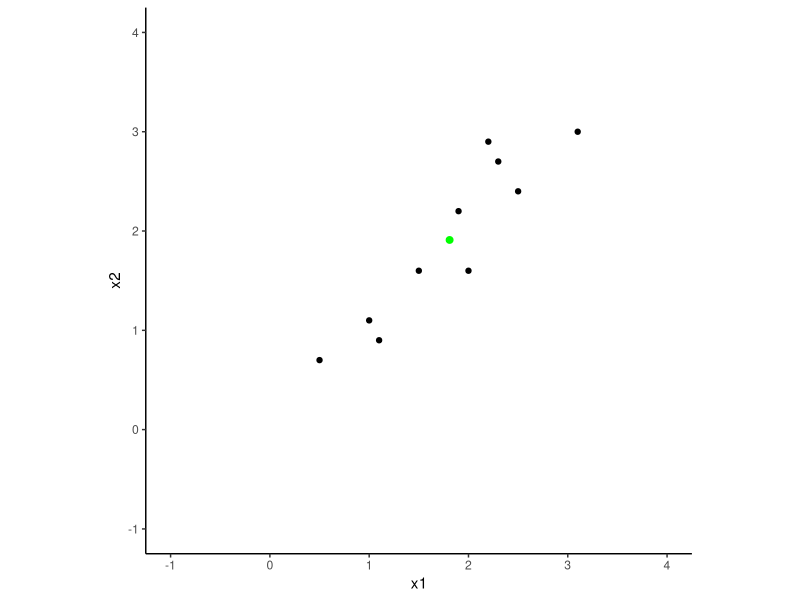
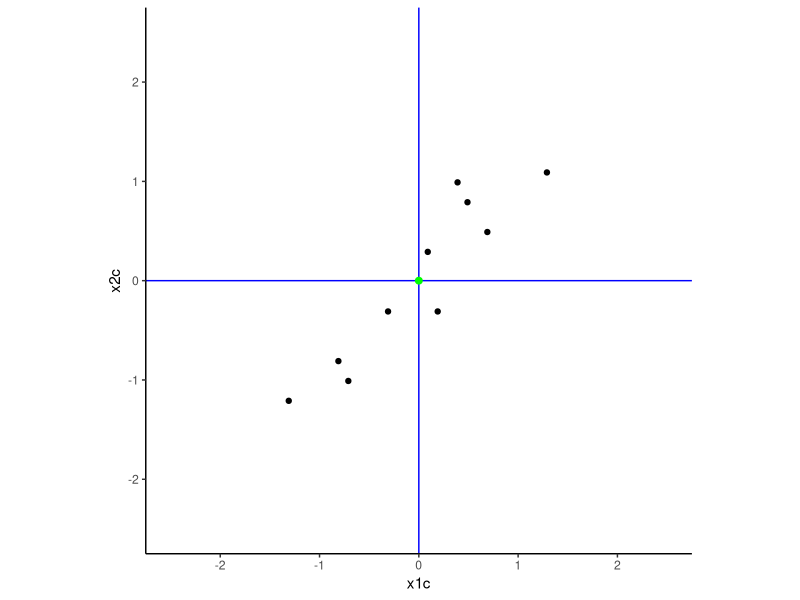
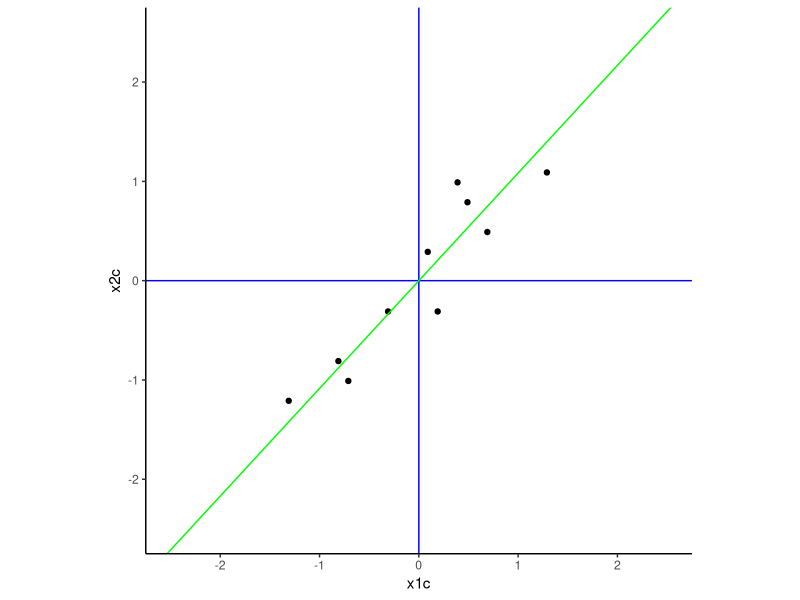
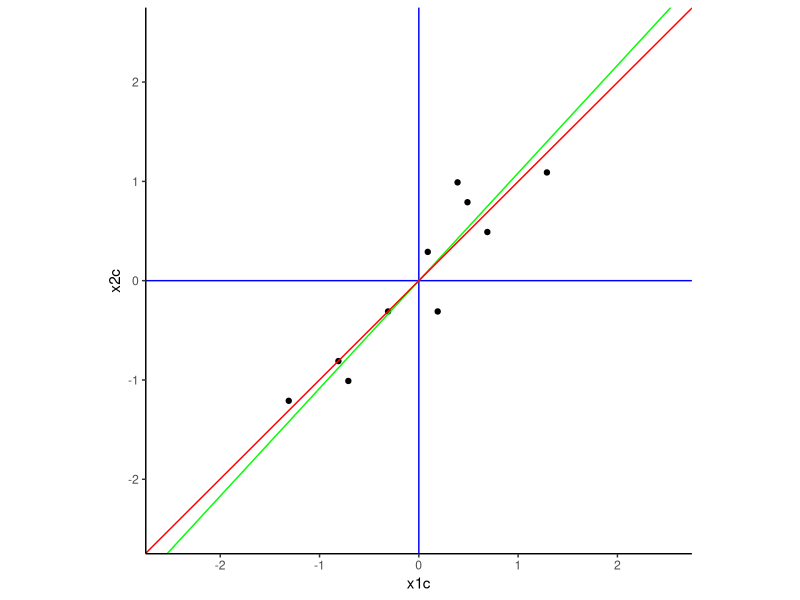
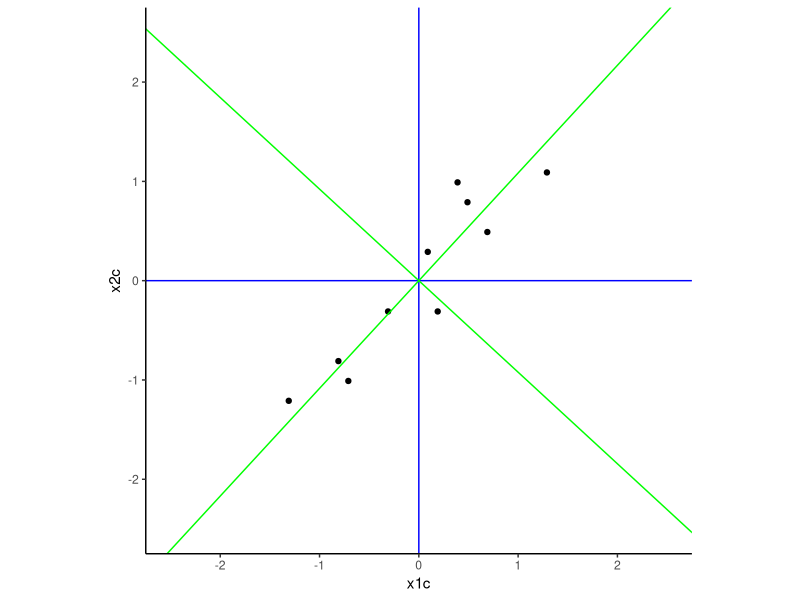
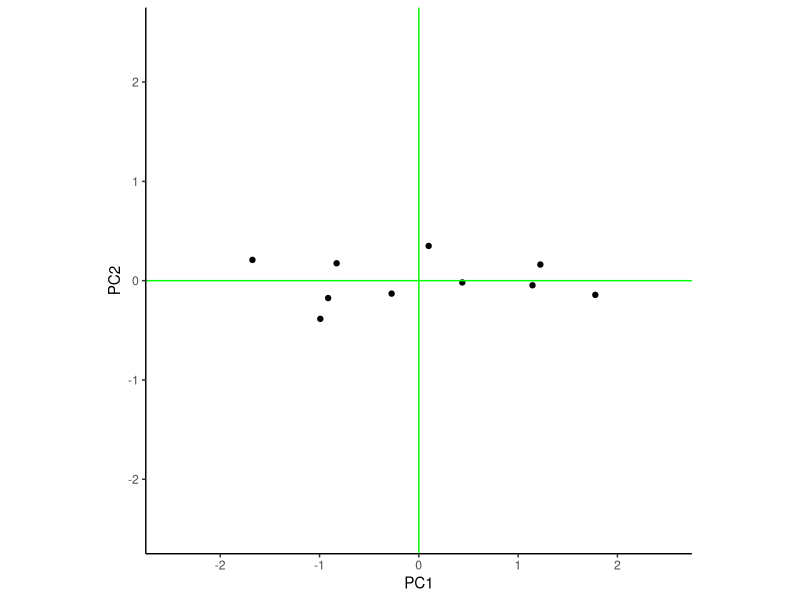

Generate these figures, in order, with R:
## ---- chunk 1
library(tidyverse)
d <- tibble(x1 = c(2.5, 0.5, 2.2, 1.9, 3.1, 2.3, 2.0, 1.0, 1.5, 1.1),
            x2 = c(2.4, 0.7, 2.9, 2.2, 3.0, 2.7, 1.6, 1.1, 1.6, 0.9))
d |> print()
## ---- chunk 2
theme_set(theme_classic())
d |> ggplot(aes(x = x1, y = x2)) +
  geom_point() +
  geom_point(data = tibble(x1=mean(d$x1), x2 = mean(d$x2)), 
             size = 2, color = "green") +
  xlim(-1,4) +
  ylim(-1,4) +
  coord_fixed()


## ---- chunk 3
d <- d |> 
  mutate(x1c = x1 - mean(x1), x2c = x2 - mean(x2))

d |> ggplot(aes(x = x1c, y = x2c)) +
  geom_point() +
  geom_hline(yintercept = 0, color = "blue") +
  geom_vline(xintercept = 0, color = "blue") +
  geom_point(data = tibble(x1c=mean(d$x1c), x2c = mean(d$x2c)), 
             size = 2, color = "green") +
  xlim(-2.5, 2.5) +
  ylim(-2.5, 2.5) +
  coord_fixed()
## ---- chunk 4
#| include: false

# base plot to draw on
plot <- d |> ggplot(aes(x = x1c, y = x2c)) +
  geom_point() +
  geom_hline(yintercept = 0, color = "blue") +
  geom_vline(xintercept = 0, color = "blue") +
  xlim(-2.5, 2.5) +
  ylim(-2.5, 2.5) +
  coord_fixed() 

ei <- d |> 
  select(x1c, x2c) |>
  cov() |> 
  eigen(symmetric = TRUE)

plot +
  geom_abline(slope = ei$vectors[2,1]/ei$vectors[1,1], 
              intercept = 0, 
              color = "green")
## ---- chunk 5
#| include: false

m <- lm(x2c ~ x1c, data = d)

plot +
  geom_abline(slope = ei$vectors[2,1]/ei$vectors[1,1], 
              intercept = 0, 
              color = "green") +
  geom_abline(slope = m$coefficients[2],
              intercept = m$coefficients[1],
              color = "red")
## ---- chunk 6
#| include: false
plot +
  geom_abline(slope = ei$vectors[2,1]/ei$vectors[1,1], 
              intercept = 0, color = "green") +
  geom_abline(slope = ei$vectors[2,2]/ei$vectors[1,2], 
              intercept = 0, color = "green") + 
  coord_fixed()
## ---- chunk 7
#| include: false

pca <- prcomp(d |> select(x1, x2))

pca$x |> ggplot(aes(x = PC1, y = PC2)) +
  geom_point() +
  geom_hline(yintercept = 0, color = "green") +
  geom_vline(xintercept = 0, color = "green") +
  xlim(-2.5, 2.5) +
  ylim(-2.5, 2.5) +
  coord_fixed() 
## ---- chunk 8
ei <- d |> 
  select(x1c, x2c) |>
  cov() |> 
  eigen(symmetric = TRUE)
## ---- chunk 9
ei$vectors
## ---- chunk 10
ei$values
## ---- chunk 11
var(d$x1)
var(d$x2)
## ---- chunk 12
ei$values[1] + ei$values[2]
var(d$x1) + var(d$x2)
## ---- chunk 13
pca <- prcomp(d |> select(x1, x2))
## ---- chunk 14
ei$vectors

pca$rotation
